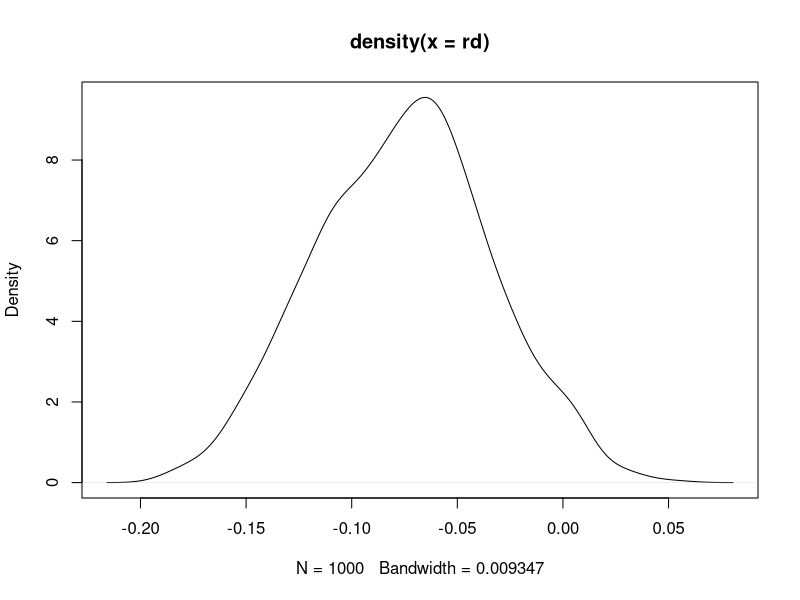
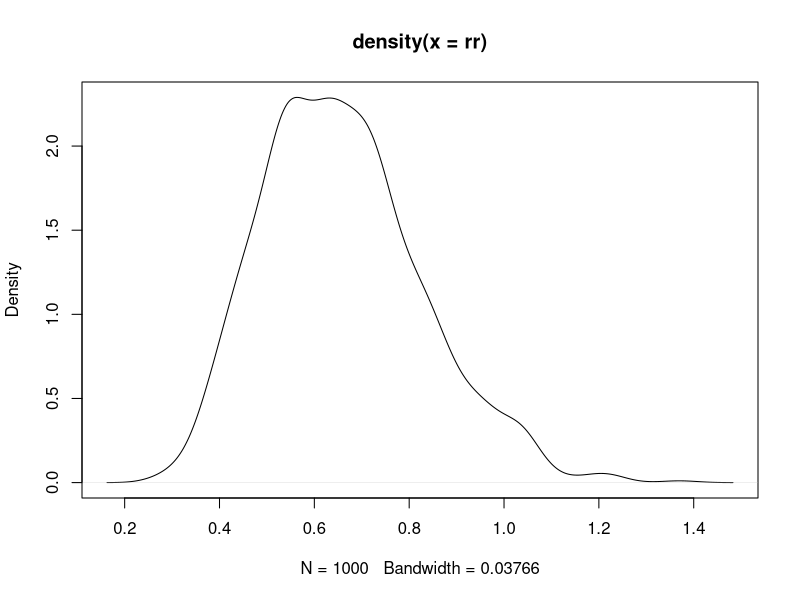
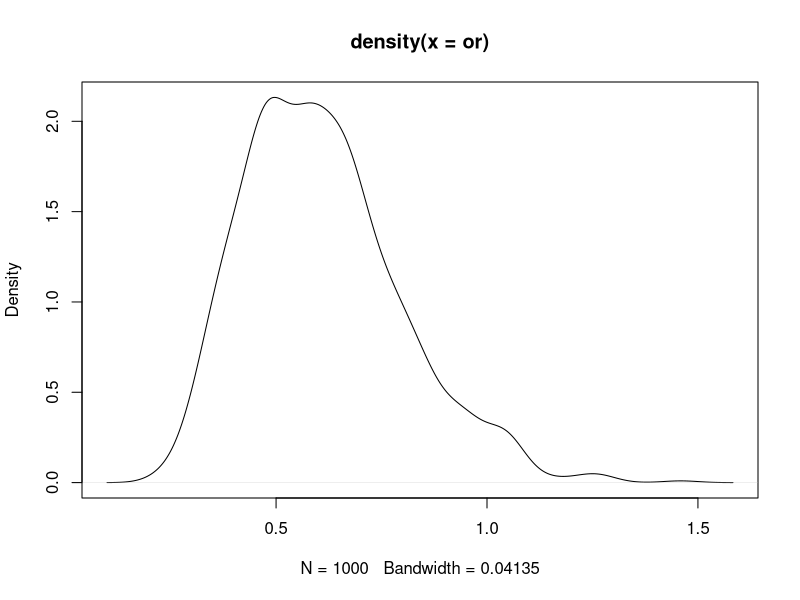
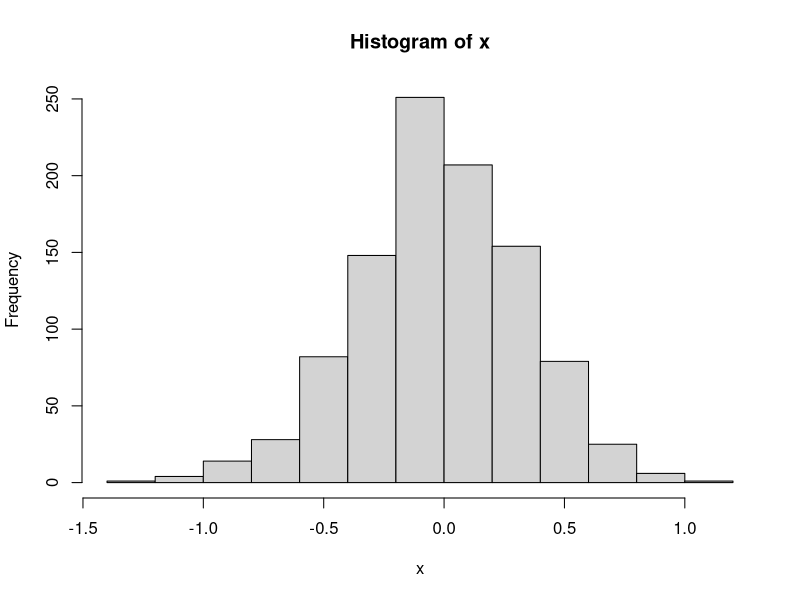

Write R code to recreate these figures, in order.
## ---- chunk 1
x=2/15
y=4/19
p=60/340
z=(y-x)/sqrt(p*(1-p)*(1/150+1/190))
2*(1-pnorm(z))
## ---- chunk 2
x=21/152
y=41/192
(x-y)+c(-1,1)*qnorm(0.975)*sqrt(x*(1-x)/152+y*(1-y)/192)
## ---- chunk 3
x=20/150
y=40/190
se=sqrt((1-x)/(x*150)+(1-y)/(y*190))
log=log(x/y)+c(-1,1)*1.96*se
exp(log)
## ---- chunk 4
n11=20
n12=130
n21=40
n22=150
n=(n11*n22)/(n12*n21)
se=sqrt(1/n11+1/n12+1/n21+1/n22)
log=log(n)+c(-1,1)*se*qnorm(0.975)
exp(log)
## ---- chunk 5
x1 = 20; n1 = 150
x2 = 40; n2 = 190
alpha1 = 1; beta1 = 1
alpha2 = 1; beta2 = 1
p1 = rbeta(1000,x1+alpha1, n1-x1+beta1)
p2 = rbeta(1000,x2+alpha2, n2-x2+beta2)
## ---- chunk 6
rd = p1-p2
quantile(rd,c(.025,.975))
plot(density(rd))
## ---- chunk 7
rr = p1/p2
quantile(rr,c(0.025,0.975))
plot(density(rr))
## ---- chunk 8
or = p1/(1-p1)/(p2/(1-p2))
quantile(or,c(0.025,0.975))
plot(density(or))
## ---- chunk 9
x=rep(0,length=1000)
for (i in 1:1000){
x[i]=(sqrt(mean(rbinom(200,1,0.5)))-sqrt(0.5))/((1-sqrt(mean(rbinom(200,1,0.5))))/4)
}
hist(x)
## ---- chunk 10
p1 = .1; p2 = .1; n1 = 100; n2 = 100 
p = log(p1*(1-p2)/((p2)*(1-p1)))
x=rbinom(1000,n1,p1)
y=rbinom(1000,n2,p2)
z=cbind(x,y)
OR = apply(z, 1, function(x) x[1] * (n2 - x[2]) / (x[2] * (n1 - x[1])) )
SELOGOR = apply(z, 1, function(x) sqrt(1 / x[1] + 1 / (n1 - x[1]) + 1 / x[2] + 1 / (n2 - x[2]) ) )
INTERVAL = cbind(log(OR)-1.96*SELOGOR,log(OR)+1.96*SELOGOR)
s=0
for (i in 1:1000) {
  if (p>=INTERVAL[i,1] & p<=INTERVAL[i,2]){
    s= s+1
  }
}
s/1000
## ---- chunk 11
p1 = .1; p2 = .5; n1 = 100; n2 = 100
p = log(p1*(1-p2)/((p2)*(1-p1)))
x=rbinom(1000,n1,p1)
y=rbinom(1000,n2,p2)
z=cbind(x,y)
OR = apply(z, 1, function(x) x[1] * (n2 - x[2]) / (x[2] * (n1 - x[1])) )
SELOGOR = apply(z, 1, function(x) sqrt(1 / x[1] + 1 / (n1 - x[1]) + 1 / x[2] + 1 / (n2 - x[2]) ) )
INTERVAL = cbind(log(OR)-1.96*SELOGOR,log(OR)+1.96*SELOGOR)
s=0
for (i in 1:1000) {
  if (p>=INTERVAL[i,1] & p<=INTERVAL[i,2]){
    s= s+1
  }
}
s/1000
## ---- chunk 12
p1 = .1; p2 = .9; n1 = 100; n2 = 100
p = log(p1*(1-p2)/((p2)*(1-p1)))
x=rbinom(1000,n1,p1)
y=rbinom(1000,n2,p2)
z=cbind(x,y)
OR = apply(z, 1, function(x) x[1] * (n2 - x[2]) / (x[2] * (n1 - x[1])) )
SELOGOR = apply(z, 1, function(x) sqrt(1 / x[1] + 1 / (n1 - x[1]) + 1 / x[2] + 1 / (n2 - x[2]) ) )
INTERVAL = cbind(log(OR)-1.96*SELOGOR,log(OR)+1.96*SELOGOR)
s=0
for (i in 1:1000) {
  if (p>=INTERVAL[i,1] & p<=INTERVAL[i,2]){
    s= s+1
  }
}
s/1000
## ---- chunk 13
p1 = .5; p2 = .5; n1 = 100; n2 = 100
p = log(p1*(1-p2)/((p2)*(1-p1)))
x=rbinom(1000,n1,p1)
y=rbinom(1000,n2,p2)
z=cbind(x,y)
OR = apply(z, 1, function(x) x[1] * (n2 - x[2]) / (x[2] * (n1 - x[1])) )
SELOGOR = apply(z, 1, function(x) sqrt(1 / x[1] + 1 / (n1 - x[1]) + 1 / x[2] + 1 / (n2 - x[2]) ) )
INTERVAL = cbind(log(OR)-1.96*SELOGOR,log(OR)+1.96*SELOGOR)
s=0
for (i in 1:1000) {
  if (p>=INTERVAL[i,1] & p<=INTERVAL[i,2]){
    s= s+1
  }
}
s/1000
## ---- chunk 14
p1 = .5; p2 = .9; n1 = 100; n2 = 100
p = log(p1*(1-p2)/((p2)*(1-p1)))
x=rbinom(1000,n1,p1)
y=rbinom(1000,n2,p2)
z=cbind(x,y)
OR = apply(z, 1, function(x) x[1] * (n2 - x[2]) / (x[2] * (n1 - x[1])) )
SELOGOR = apply(z, 1, function(x) sqrt(1 / x[1] + 1 / (n1 - x[1]) + 1 / x[2] + 1 / (n2 - x[2]) ) )
INTERVAL = cbind(log(OR)-1.96*SELOGOR,log(OR)+1.96*SELOGOR)
s=0
for (i in 1:1000) {
  if (p>=INTERVAL[i,1] & p<=INTERVAL[i,2]){
    s= s+1
  }
}
s/1000
## ---- chunk 15
p1 = .9; p2 = .9; n1 = 100; n2 = 100
p = log(p1*(1-p2)/((p2)*(1-p1)))
x=rbinom(1000,n1,p1)
y=rbinom(1000,n2,p2)
z=cbind(x,y)
OR = apply(z, 1, function(x) x[1] * (n2 - x[2]) / (x[2] * (n1 - x[1])) )
SELOGOR = apply(z, 1, function(x) sqrt(1 / x[1] + 1 / (n1 - x[1]) + 1 / x[2] + 1 / (n2 - x[2]) ) )
INTERVAL = cbind(log(OR)-1.96*SELOGOR,log(OR)+1.96*SELOGOR)
s=0
for (i in 1:1000) {
  if (p>=INTERVAL[i,1] & p<=INTERVAL[i,2]){
    s= s+1
  }
}
s/1000
## ---- chunk 16
p1 = .1; p2 = .1; n1 = 100; n2 = 100
p = log(p1/p2)
x=rbinom(1000,n1,p1)
y=rbinom(1000,n2,p2)
z=cbind(x,y)
RR = apply(z, 1,
function(x) (x[1] / n1) / (x[2] / n2))
SELOGRR = apply(z, 1,
function(x) {
phat1 <- x[1] / n1
phat2 <- x[2] / n2
sqrt((1 - phat1) / phat1 / n1 + (1 - phat2) / phat2 / n2)
})
INTERVAL = cbind(log(OR)-1.96*SELOGOR,log(OR)+1.96*SELOGOR)
s=0
for (i in 1:1000) {
  if (p>= INTERVAL[i,1] & p<=INTERVAL[i,2]){
    s= s+1
  }
}
s/1000
## ---- chunk 17
p1 = .1; p2 = .5; n1 = 100; n2 = 100
p = log(p1/p2)
x=rbinom(1000,n1,p1)
y=rbinom(1000,n2,p2)
z=cbind(x,y)
RR = apply(z, 1,
function(x) (x[1] / n1) / (x[2] / n2))
SELOGRR = apply(z, 1,
function(x) {
phat1 <- x[1] / n1
phat2 <- x[2] / n2
sqrt((1 - phat1) / phat1 / n1 + (1 - phat2) / phat2 / n2)
})
INTERVAL = cbind(log(RR)-1.96*SELOGRR,log(RR)+1.96*SELOGRR)
s=0
for (i in 1:1000) {
  if (p>= INTERVAL[i,1] & p<=INTERVAL[i,2]){
    s= s+1
  }
}
s/1000
## ---- chunk 18
p1 = .1; p2 = .9; n1 = 100; n2 = 100
p = log(p1/p2)
x=rbinom(1000,n1,p1)
y=rbinom(1000,n2,p2)
z=cbind(x,y)
RR = apply(z, 1,
function(x) (x[1] / n1) / (x[2] / n2))
SELOGRR = apply(z, 1,
function(x) {
phat1 <- x[1] / n1
phat2 <- x[2] / n2
sqrt((1 - phat1) / phat1 / n1 + (1 - phat2) / phat2 / n2)
})
INTERVAL = cbind(log(RR)-1.96*SELOGRR,log(RR)+1.96*SELOGRR)
s=0
for (i in 1:1000) {
  if (p>= INTERVAL[i,1] & p<=INTERVAL[i,2]){
    s= s+1
  }
}
s/1000
## ---- chunk 19
p1 = .5; p2 = .5; n1 = 100; n2 = 100
p = log(p1/p2)
x=rbinom(1000,n1,p1)
y=rbinom(1000,n2,p2)
z=cbind(x,y)
RR = apply(z, 1,
function(x) (x[1] / n1) / (x[2] / n2))
SELOGRR = apply(z, 1,
function(x) {
phat1 <- x[1] / n1
phat2 <- x[2] / n2
sqrt((1 - phat1) / phat1 / n1 + (1 - phat2) / phat2 / n2)
})
INTERVAL = cbind(log(RR)-1.96*SELOGRR,log(RR)+1.96*SELOGRR)
s=0
for (i in 1:1000) {
  if (p>= INTERVAL[i,1] & p<=INTERVAL[i,2]){
    s= s+1
  }
}
s/1000
## ---- chunk 20
p1 = .5; p2 = .9; n1 = 100; n2 = 100
p = log(p1/p2)
x=rbinom(1000,n1,p1)
y=rbinom(1000,n2,p2)
z=cbind(x,y)
RR = apply(z, 1,
function(x) (x[1] / n1) / (x[2] / n2))
SELOGRR = apply(z, 1,
function(x) {
phat1 <- x[1] / n1
phat2 <- x[2] / n2
sqrt((1 - phat1) / phat1 / n1 + (1 - phat2) / phat2 / n2)
})
INTERVAL = cbind(log(RR)-1.96*SELOGRR,log(RR)+1.96*SELOGRR)
s=0
for (i in 1:1000) {
  if (p>= INTERVAL[i,1] & p<=INTERVAL[i,2]){
    s= s+1
  }
}
s/1000
## ---- chunk 21
p1 = .9; p2 = .9; n1 = 100; n2 = 100
p = log(p1/p2)
x=rbinom(1000,n1,p1)
y=rbinom(1000,n2,p2)
z=cbind(x,y)
RR = apply(z, 1,
function(x) (x[1] / n1) / (x[2] / n2))
SELOGRR = apply(z, 1,
function(x) {
phat1 <- x[1] / n1
phat2 <- x[2] / n2
sqrt((1 - phat1) / phat1 / n1 + (1 - phat2) / phat2 / n2)
})
INTERVAL = cbind(log(RR)-1.96*SELOGRR,log(RR)+1.96*SELOGRR)
s=0
for (i in 1:1000) {
  if (p>= INTERVAL[i,1] & p<=INTERVAL[i,2]){
    s= s+1
  }
}
s/1000
## ---- chunk 22
n11=243
n12=259-243
n21=39
n22=51-39
OR = n11*n22/(n21*n12)
SE = sqrt(1/n11+1/n12+1/n21+1/n22)
INTERVAL = exp(c(log(OR)-1.96*SE,log(OR)+1.96*SE))
OR
INTERVAL
## ---- chunk 23
n1=259
n2=51
p1=243/259
p2=39/51
RR=p1/p2
SE = sqrt((1-p1)/(p1*n1)+(1-p2)/(p2*n2))
INTERVAL = exp(c(log(RR)-1.96*SE,log(RR)+1.96*SE))
RR
INTERVAL
## ---- chunk 24
n1=259
n2=51
p1=243/259
p2=39/51
RD=p1 - p2
SE = sqrt(p1*(1-p1)/n1+p2*(1-p2)/n2)
INTERVAL=c(RD-1.96*SE,RD+1.96*SE)
RD
INTERVAL
## ---- chunk 25
O11=243;E11=282/310*259
O21=39;E21=282/310*51
O12=16;E12=28/310*259
O22=12;E22=28/310*51
TS = sum((O11-E11)^2/E11,(O12-E12)^2/E12,(O21-E21)^2/E21,(O22-E22)^2/E22)
pchisq(TS,1,lower.tail = FALSE)
## ---- chunk 26
dat = matrix(c(243,16,39,12),2)
chisq.test(dat, correct = FALSE)
## ---- chunk 27
n11=50;n12=61
n21=27;n22=208
OR = n11*n22/(n12*n21)
SE = sqrt(1/n11+1/n12+1/n21+1/n22)
exp(c(log(OR)-1.96*SE,log(OR)+1.96*SE))
## ---- chunk 28
dat = matrix(c(50,10,20,40),2)
chisq.test(dat, correct = FALSE)
## ---- chunk 29
p1=30/40
p2=10/40
p=40/80
TS = (p1-p2)/sqrt(p*(1-p)*(2/40))
## ---- chunk 30
n11 = 30;n12 = 10; n21= 10; n22= 30
OR = n11*n22/(n12*n21)
SE = sqrt(1/n11+1/n12+1/n21+1/n22)
INTERVAL = exp(c(log(OR)-1.96*SE,log(OR)+1.96*SE))
INTERVAL
## ---- chunk 31
p1=30/40
p2=10/40
RR = p1/p2
SE = sqrt((1-p1)/(p1*40)+(1-p2)/(p2*40))
INTERVAL = exp(c(log(RR)-1.96*SE,log(RR)+1.96*SE))
INTERVAL
## ---- chunk 32
p1=30/40
p2=10/40
RD=p1-p2
SE = sqrt(p1*(1-p1)/40+p2*(1-p2)/40)
INTERVAL = c(RD-1.96*SE,RD+1.96*SE)
INTERVAL
## ---- chunk 33
pbinom(7,10,0.5,lower.tail = FALSE)
